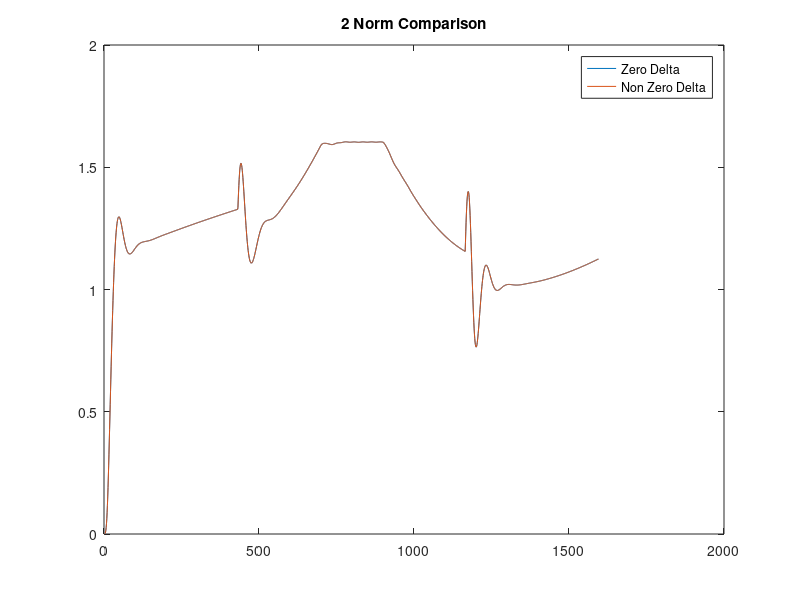

This chart was generated by the following MATLAB code:


%reads in both 2 norm error vectors
zeroDelta_norm2 = csvread("zeroDelta/norm2.csv");
nonZeroDelta_norm2 = csvread("nonZeroDelta/norm2.csv");


%plots out both the zero and the nonzero deltas
figure(1);
plot(zeroDelta_norm2);
hold on;
plot(nonZeroDelta_norm2);
hold off;
title("2 Norm Comparison");
legend('Zero Delta', 'Non Zero Delta')